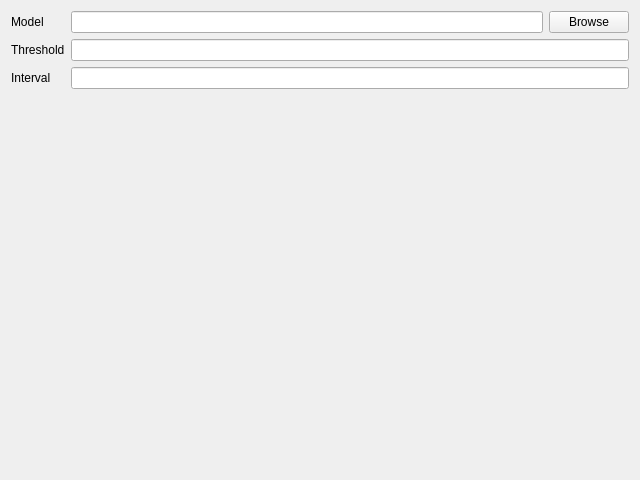
<?xml version="1.0" encoding="UTF-8"?>
<ui version="4.0">
 <class>Ui</class>
 <widget class="QWidget" name="Ui">
  <property name="geometry">
   <rect>
    <x>0</x>
    <y>0</y>
    <width>640</width>
    <height>480</height>
   </rect>
  </property>
  <property name="windowTitle">
   <string>Form</string>
  </property>
  <layout class="QVBoxLayout" name="verticalLayout_2">
   <item>
    <layout class="QVBoxLayout" name="verticalLayout">
     <item>
      <layout class="QFormLayout" name="formLayout">
       <item row="0" column="0">
        <widget class="QLabel" name="label">
         <property name="text">
          <string>Model</string>
         </property>
        </widget>
       </item>
       <item row="1" column="0">
        <widget class="QLabel" name="label_2">
         <property name="text">
          <string>Threshold</string>
         </property>
        </widget>
       </item>
       <item row="2" column="0">
        <widget class="QLabel" name="label_3">
         <property name="text">
          <string>Interval</string>
         </property>
        </widget>
       </item>
       <item row="1" column="1">
        <widget class="QLineEdit" name="thresholdEdit">
         <property name="inputMethodHints">
          <set>Qt::ImhFormattedNumbersOnly</set>
         </property>
        </widget>
       </item>
       <item row="2" column="1">
        <widget class="QLineEdit" name="intervalEdit">
         <property name="inputMethodHints">
          <set>Qt::ImhFormattedNumbersOnly</set>
         </property>
        </widget>
       </item>
       <item row="0" column="1">
        <layout class="QHBoxLayout" name="horizontalLayout">
         <item>
          <widget class="QLineEdit" name="modelEdit"/>
         </item>
         <item>
          <widget class="QPushButton" name="browseButton">
           <property name="text">
            <string>Browse</string>
           </property>
          </widget>
         </item>
        </layout>
       </item>
      </layout>
     </item>
    </layout>
   </item>
  </layout>
 </widget>
 <resources/>
 <connections/>
</ui>
